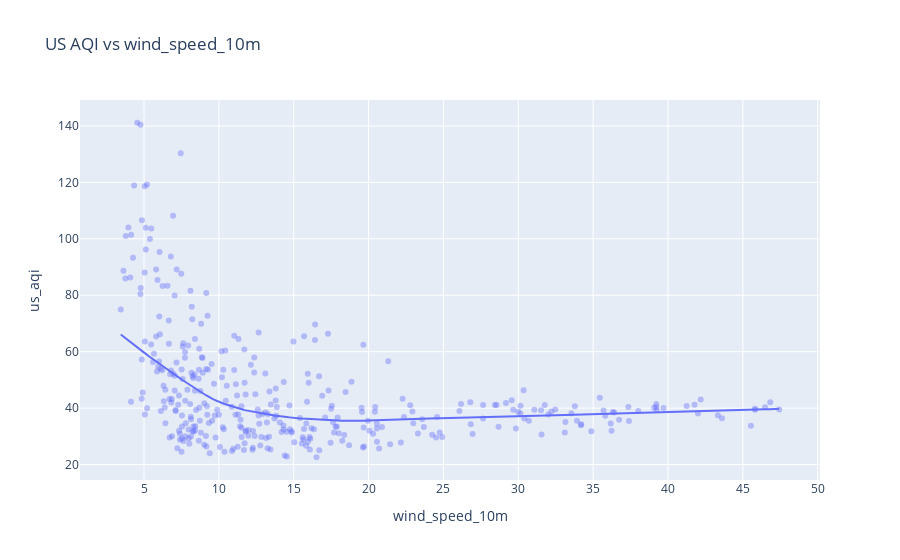
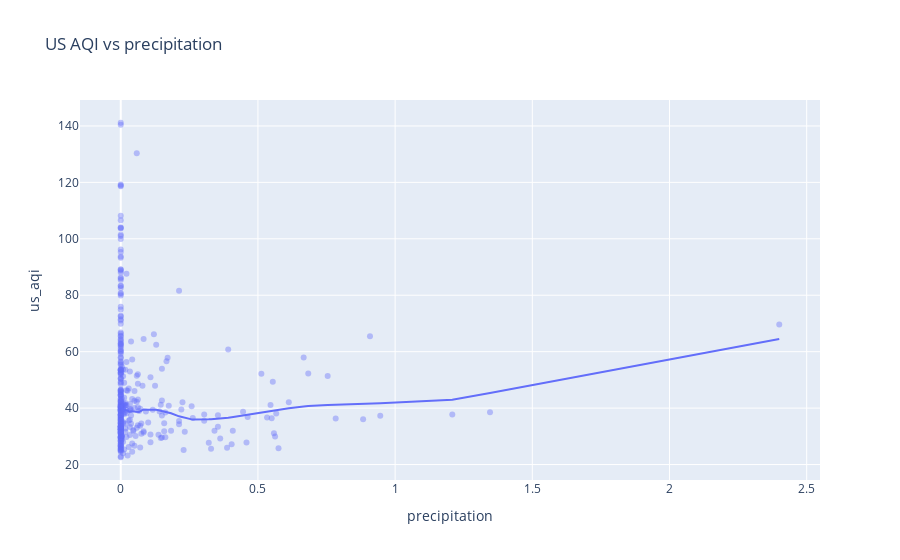

Notebook code cell kept with these figures, in order:
### Markdown cell above
#### ii) Plot US AQI vs dispersion controls (Critical for Risk)
Critical to also have a look at wind speed and precipitation for dispersion aspects of weather

### Code cell
for var in ['wind_speed_10m', 'precipitation']:
    fig = px.scatter(
        merged_df,
        x=var,
        y='us_aqi',
        opacity=0.4,
        title=f'US AQI vs {var}',
        trendline='lowess'
    )
    fig.show()

### Figure 1 — Plotly figure (JSON) as saved in the notebook; plotly's stock layout.template omitted (floating-point values rounded to 4 significant figures; data arrays with more than 128 entries replaced by an {"elided": "..."} marker saying what was removed)
{"data": [{"hovertemplate": "wind_speed_10m=%{x}<br>us_aqi=%{y}<extra></extra>", "legendgroup": "", "marker": {"color": "#636efa", "opacity": 0.4, "symbol": "circle"}, "mode": "markers", "name": "", "orientation": "v", "showlegend": false, "type": "scatter", "x": {"elided": "360 float values"}, "xaxis": "x", "y": {"elided": "360 float values"}, "yaxis": "y"}, {"hovertemplate": "<b>LOWESS trendline</b><br><br>wind_speed_10m=%{x}<br>us_aqi=%{y} <b>(trend)</b><extra></extra>", "legendgroup": "", "marker": {"color": "#636efa", "symbol": "circle"}, "mode": "lines", "name": "", "showlegend": false, "type": "scatter", "x": {"elided": "360 float values"}, "xaxis": "x", "y": {"elided": "360 float values"}, "yaxis": "y"}], "layout": {"legend": {"tracegroupgap": 0}, "title": {"text": "US AQI vs wind_speed_10m"}, "xaxis": {"anchor": "y", "domain": [0, 1], "title": {"text": "wind_speed_10m"}}, "yaxis": {"anchor": "x", "domain": [0, 1], "title": {"text": "us_aqi"}}}}

### Figure 2 — Plotly figure (JSON) as saved in the notebook; plotly's stock layout.template omitted (floating-point values rounded to 4 significant figures; data arrays with more than 128 entries replaced by an {"elided": "..."} marker saying what was removed)
{"data": [{"hovertemplate": "precipitation=%{x}<br>us_aqi=%{y}<extra></extra>", "legendgroup": "", "marker": {"color": "#636efa", "opacity": 0.4, "symbol": "circle"}, "mode": "markers", "name": "", "orientation": "v", "showlegend": false, "type": "scatter", "x": {"elided": "360 float values"}, "xaxis": "x", "y": {"elided": "360 float values"}, "yaxis": "y"}, {"hovertemplate": "<b>LOWESS trendline</b><br><br>precipitation=%{x}<br>us_aqi=%{y} <b>(trend)</b><extra></extra>", "legendgroup": "", "marker": {"color": "#636efa", "symbol": "circle"}, "mode": "lines", "name": "", "showlegend": false, "type": "scatter", "x": {"elided": "360 float values"}, "xaxis": "x", "y": {"elided": "360 float values"}, "yaxis": "y"}], "layout": {"legend": {"tracegroupgap": 0}, "title": {"text": "US AQI vs precipitation"}, "xaxis": {"anchor": "y", "domain": [0, 1], "title": {"text": "precipitation"}}, "yaxis": {"anchor": "x", "domain": [0, 1], "title": {"text": "us_aqi"}}}}
